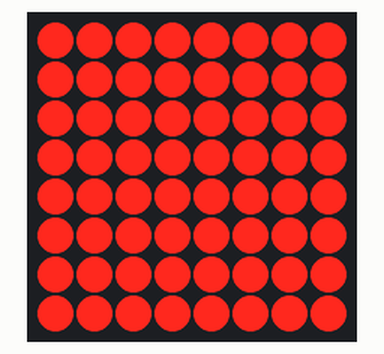
A sketch run on a simulated Arduino Uno, built with avr-gcc and run on an emulated ATmega328P. Parts: 8×8 LED matrix. Random numbers use the default seed unless the sketch sets one.

Above: at 0.01 s.

The sketch:

characterScroll.ino
```cpp
#include <SPI.h>
#include <Adafruit_GFX.h>
#include <Max72xxPanel.h>

int pinCS = 10; // Attach CS to this pin, DIN to MOSI and CLK to SCK (cf http://arduino.cc/en/Reference/SPI )
int numberOfHorizontalDisplays = 1;
int numberOfVerticalDisplays = 1;

Max72xxPanel matrix = Max72xxPanel(pinCS, numberOfHorizontalDisplays, numberOfVerticalDisplays);

void setup() {
  matrix.setIntensity(0);
  matrix.fillScreen(1);
  matrix.write();
  randomSeed(analogRead(0));
  // Adjust to your own needs
  //  matrix.setPosition(0, 0, 0); // The first display is at <0, 0>
  //  matrix.setPosition(1, 1, 0); // The second display is at <1, 0>
  //  matrix.setPosition(2, 2, 0); // The third display is at <2, 0>
  //  matrix.setPosition(3, 3, 0); // And the last display is at <3, 0>
  //  ...
  //  matrix.setRotation(0, 2);    // The first display is position upside down
  //  matrix.setRotation(3, 2);    // The same hold for the last display
}

int wait = 50;
int inc = -2;


void loop() {
  /*
  for ( int x = 0; x < matrix.width() - 1; x++ ) {
   matrix.fillScreen(LOW);
   matrix.drawLine(x, 0, matrix.width() - 1 - x, matrix.height() - 1, HIGH);
   matrix.write(); // Send bitmap to display
   delay(wait);
   }

   for ( int y = 0; y < matrix.height() - 1; y++ ) {
   matrix.fillScreen(LOW);
   matrix.drawLine(matrix.width() - 1, y, 0, matrix.height() - 1 - y, HIGH);
   matrix.write(); // Send bitmap to display
   delay(wait);
   }

   wait = wait + inc;
   if ( wait == 0 ) inc = 2;
   if ( wait == 50 ) inc = -2;
   */
  //matrix.fillScreen(LOW);
  //matrix.drawLine(0, 0, 0, 8, HIGH);
  //matrix.write();

  //matrix.setIntensity(0);

  //delay(111);

  pulser(44, 0);
  //strobe(88, 1);


}

void strobe(int strobeSpeed, int strobeBrightness) {
  // strobeSpeed = strobeSpeed - 0 == random
  // strobeBrightness = 1 bright - 16 low
  matrix.setIntensity(strobeBrightness);

  matrix.fillScreen(0);
  matrix.write();
  delay(strobeSpeed);
  matrix.fillScreen(1);
  matrix.write();
  delay(strobeSpeed);

}

void pulser(int pulseSpeed,int offDelay){
  // pulseSpeed = speed of pulse
  // offDelay = how long to stay off between pulse

  for(int i = 0; i < 15; i++) {
    matrix.setIntensity(i);
    delay(pulseSpeed);
  }

  for(int i = 15; i > 0; i--) {
    matrix.setIntensity(i);
    delay(pulseSpeed);
  }

  matrix.fillScreen(0);
  matrix.write();

  if(offDelay == 0) {
    delay(random(2000));
  }
  else {
    delay(offDelay);
  }

  matrix.fillScreen(1);
  matrix.setIntensity(0);
  matrix.write();
}
```
